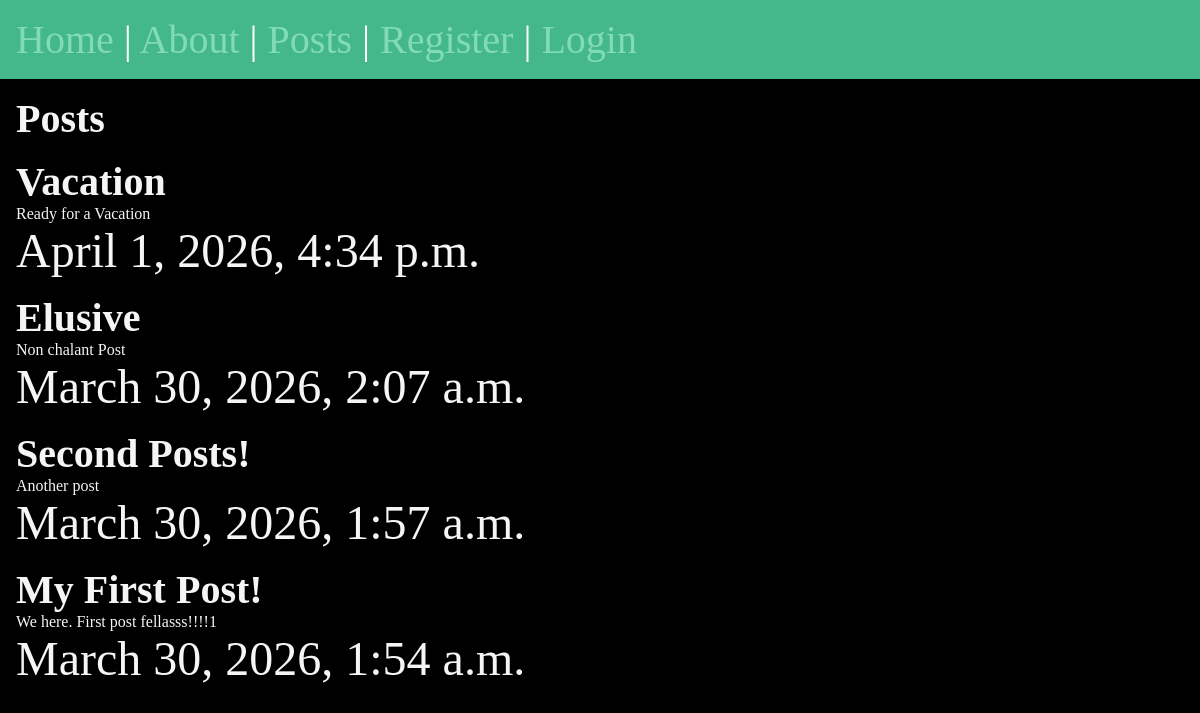
/posts/, run on the app's committed database.
### posts/models.py (models this page shows, shortened)
class Post(models.Model):
    title = models.CharField(max_length=75)
    body = models.TextField()
    slug = models.SlugField()
    date = models.DateTimeField(auto_now_add=True)
    banner = models.ImageField(default='fallback.png', blank=True, null=True)

### posts/views.py (the view)
# urls.py: path('', views.posts_list, name="list"),
def posts_list(request):
    posts = Post.objects.all().order_by('-date')
    return render(request, 'posts/posts_lists.html', {'posts': posts})

### posts/templates/posts/posts_lists.html (shortened to what this page needs)
{% extends 'layout.html' %}
{% block content %}
<section>
 <h1>Posts</h1>
    {% for post in posts%}
    <article>
        <h2>{{ post.title }}</h2>
        <p>{{ post.body }}</p>
        <time datetime="{{ post.date }}">{{ post.date }}</time>
    </article>
    {% endfor %}
</section>
{% endblock %}

### data on the page
Post: title "Vacation", body "Ready for a Vacation", date "April 1, 2026, 4:34 p.m."
Post: title "Elusive", body "Non chalant Post", date "March 30, 2026, 2:07 a.m."
Post: title "Second Posts!", body "Another post", date "March 30, 2026, 1:57 a.m."
Post: title "My First Post!", body "We here. First post fellasss!!!!1", date "March 30, 2026, 1:54 a.m."
